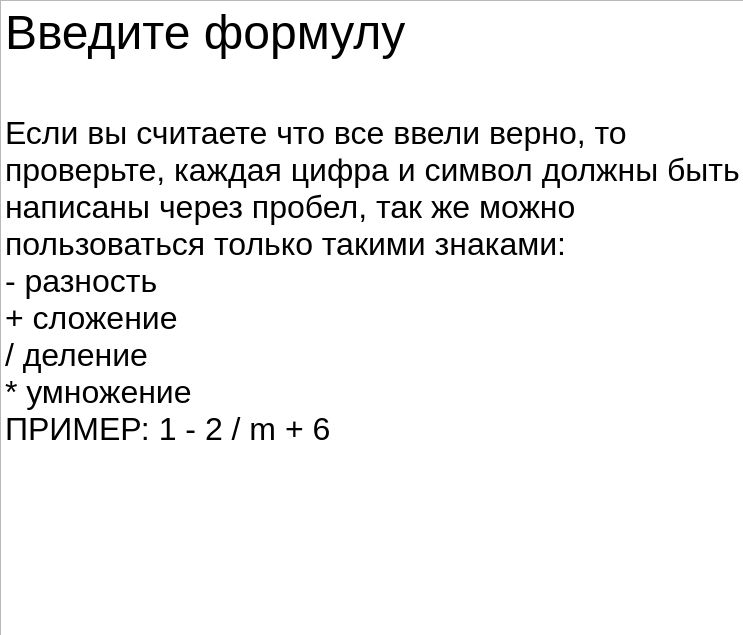
<?xml version="1.0" encoding="UTF-8"?>
<ui version="4.0">
 <class>Form</class>
 <widget class="QWidget" name="Form">
  <property name="geometry">
   <rect>
    <x>0</x>
    <y>0</y>
    <width>743</width>
    <height>635</height>
   </rect>
  </property>
  <property name="windowTitle">
   <string>Form</string>
  </property>
  <widget class="QTextBrowser" name="textBrowser">
   <property name="geometry">
    <rect>
     <x>0</x>
     <y>0</y>
     <width>751</width>
     <height>691</height>
    </rect>
   </property>
   <property name="html">
    <string>&lt;!DOCTYPE HTML PUBLIC &quot;-//W3C//DTD HTML 4.0//EN&quot; &quot;http://www.w3.org/TR/REC-html40/strict.dtd&quot;&gt;
&lt;html&gt;&lt;head&gt;&lt;meta name=&quot;qrichtext&quot; content=&quot;1&quot; /&gt;&lt;style type=&quot;text/css&quot;&gt;
p, li { white-space: pre-wrap; }
&lt;/style&gt;&lt;/head&gt;&lt;body style=&quot; font-family:'MS Shell Dlg 2'; font-size:7.8pt; font-weight:400; font-style:normal;&quot;&gt;
&lt;p style=&quot; margin-top:0px; margin-bottom:0px; margin-left:0px; margin-right:0px; -qt-block-indent:0; text-indent:0px;&quot;&gt;&lt;span style=&quot; font-family:'.AppleSystemUIFont'; font-size:36pt;&quot;&gt;Введите формулу&lt;/span&gt;&lt;/p&gt;
&lt;p style=&quot;-qt-paragraph-type:empty; margin-top:0px; margin-bottom:0px; margin-left:0px; margin-right:0px; -qt-block-indent:0; text-indent:0px; font-family:'.AppleSystemUIFont'; font-size:36pt;&quot;&gt;&lt;br /&gt;&lt;/p&gt;
&lt;p style=&quot; margin-top:0px; margin-bottom:0px; margin-left:0px; margin-right:0px; -qt-block-indent:0; text-indent:0px;&quot;&gt;&lt;span style=&quot; font-family:'.AppleSystemUIFont'; font-size:24pt;&quot;&gt;Если вы считаете что все ввели верно, то проверьте, каждая цифра и символ должны быть написаны через пробел, так же можно пользоваться только такими знаками: &lt;/span&gt;&lt;/p&gt;
&lt;p style=&quot; margin-top:0px; margin-bottom:0px; margin-left:0px; margin-right:0px; -qt-block-indent:0; text-indent:0px;&quot;&gt;&lt;span style=&quot; font-family:'.AppleSystemUIFont'; font-size:24pt;&quot;&gt;- разность&lt;/span&gt;&lt;/p&gt;
&lt;p style=&quot; margin-top:0px; margin-bottom:0px; margin-left:0px; margin-right:0px; -qt-block-indent:0; text-indent:0px;&quot;&gt;&lt;span style=&quot; font-family:'.AppleSystemUIFont'; font-size:24pt;&quot;&gt;+ сложение&lt;/span&gt;&lt;/p&gt;
&lt;p style=&quot; margin-top:0px; margin-bottom:0px; margin-left:0px; margin-right:0px; -qt-block-indent:0; text-indent:0px;&quot;&gt;&lt;span style=&quot; font-family:'.AppleSystemUIFont'; font-size:24pt;&quot;&gt;/ деление&lt;/span&gt;&lt;/p&gt;
&lt;p style=&quot; margin-top:0px; margin-bottom:0px; margin-left:0px; margin-right:0px; -qt-block-indent:0; text-indent:0px;&quot;&gt;&lt;span style=&quot; font-family:'.AppleSystemUIFont'; font-size:24pt;&quot;&gt;* умножение&lt;/span&gt;&lt;/p&gt;
&lt;p style=&quot; margin-top:0px; margin-bottom:0px; margin-left:0px; margin-right:0px; -qt-block-indent:0; text-indent:0px;&quot;&gt;&lt;span style=&quot; font-family:'.AppleSystemUIFont'; font-size:24pt;&quot;&gt;ПРИМЕР: 1 - 2 / m + 6&lt;/span&gt;&lt;/p&gt;&lt;/body&gt;&lt;/html&gt;</string>
   </property>
  </widget>
 </widget>
 <resources/>
 <connections/>
</ui>
